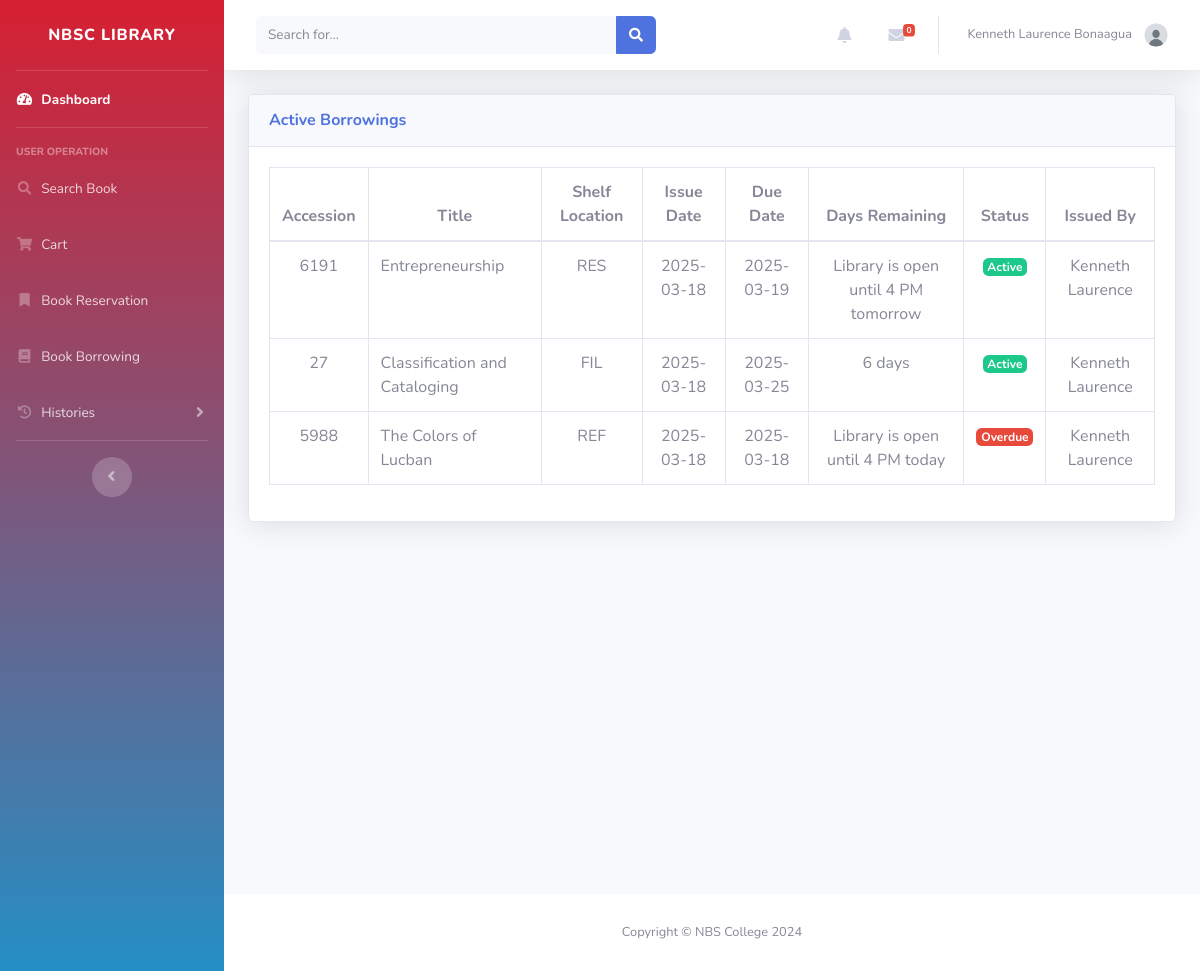
/User/book_borrowing.php (signed in), run on the app's committed database.
### tables this page shows
CREATE TABLE `borrowings` (
  `id` int(225) NOT NULL,
  `user_id` int(225) DEFAULT NULL,
  `book_id` int(225) DEFAULT NULL,
  `status` varchar(100) DEFAULT NULL,
  `issue_date` date DEFAULT NULL,
  `issued_by` int(11) DEFAULT NULL,
  `due_date` date DEFAULT NULL,
  `return_date` date DEFAULT NULL,
  `recieved_by` int(11) DEFAULT NULL,
  `report_date` date DEFAULT NULL,
  `replacement_date` date DEFAULT NULL,
  `reminder_sent` tinyint(4) DEFAULT NULL
);

CREATE TABLE `books` (
  `id` int(11) NOT NULL,
  `accession` int(11) NOT NULL,
  `title` varchar(100) DEFAULT NULL,
  `preferred_title` varchar(100) DEFAULT NULL,
  `parallel_title` varchar(100) DEFAULT NULL,
  `subject_category` varchar(100) DEFAULT NULL,
  `subject_detail` varchar(9999) DEFAULT NULL,
  `summary` varchar(1000) DEFAULT NULL,
  `contents` varchar(1000) DEFAULT NULL,
  `front_image` varchar(100) DEFAULT NULL,
  `back_image` varchar(100) DEFAULT NULL,
  `dimension` varchar(100) DEFAULT NULL,
  `series` varchar(100) DEFAULT NULL,
  `volume` varchar(100) DEFAULT NULL,
  `edition` varchar(100) DEFAULT NULL,
  `copy_number` int(225) DEFAULT NULL,
  `total_pages` varchar(100) DEFAULT NULL,
  `supplementary_contents` varchar(100) DEFAULT NULL,
  `ISBN` varchar(100) DEFAULT NULL,
  `content_type` varchar(100) DEFAULT NULL,
  `media_type` varchar(100) DEFAULT NULL,
  `carrier_type` varchar(100) DEFAULT NULL,
  `call_number` varchar(100) DEFAULT NULL,
  `URL` varchar(225) DEFAULT NULL,
  `language` varchar(100) DEFAULT NULL,
  `shelf_location` varchar(100) DEFAULT NULL,
  `entered_by` int(225) DEFAULT NULL,
  `date_added` date DEFAULT NULL,
  `status` varchar(100) DEFAULT NULL,
  `updated_by` int(11) DEFAULT NULL,
  `last_update` date DEFAULT NULL
);

### User/book_borrowing.php (the view, shortened to what this page needs)
<?php
include '../db.php';
$user_id = $_SESSION['user_id'];
$query = "SELECT b.id, bk.accession, bk.title, bk.shelf_location, b.issue_date, b.due_date, b.status,
                 a1.firstname AS issued_by_name, a2.firstname AS received_by_name
          FROM borrowings b
          JOIN books bk ON b.book_id = bk.id
          LEFT JOIN admins a1 ON b.issued_by = a1.id
          LEFT JOIN admins a2 ON b.recieved_by = a2.id
          WHERE b.user_id = ? AND b.status IN ('Active', 'Overdue')";
$stmt = $conn->prepare($query);
$stmt->bind_param('i', $user_id);
$stmt->execute();
$result = $stmt->get_result();
include 'inc/header.php';
?>
<head>
</head>
<div id="content" class="d-flex flex-column min-vh-100">
    <div class="container-fluid">
        <div class="card shadow mb-4">
            <div class="card-header py-3">
                <h6 class="m-0 font-weight-bold text-primary">Active Borrowings</h6>
            </div>
            <div class="card-body">
                <div class="table-responsive">
                    <table class="table table-bordered" id="dataTable" width="100%" cellspacing="0">
                        <thead>
                            <tr>
                                <th class="text-center">Accession</th>
                                <th class="text-center">Title</th>
                                <th class="text-center">Shelf Location</th>
                                <th class="text-center">Issue Date</th>
                                <th class="text-center">Due Date</th>
                                <th class="text-center">Days Remaining</th>
                                <th class="text-center">Status</th>
                                <th class="text-center">Issued By</th>
                            </tr>
                        </thead>
                        <tbody>
                            <?php if ($result && $result->num_rows > 0):
                                while ($row = $result->fetch_assoc()):
                                    $due_date = new DateTime($row['due_date']);
                                    $today = new DateTime();
                                    $days_remaining = $today->diff($due_date)->days;
                                    $is_overdue = $today > $due_date;
                                    $is_today = $today->format('Y-m-d') == $due_date->format('Y-m-d');
                                    $is_tomorrow = $today->modify('+1 day')->format('Y-m-d') == $due_date->format('Y-m-d');
                            ?>
                                <tr>
                                    <td class="text-center"><?php echo htmlspecialchars($row['accession']); ?></td>
                                    <td><?php echo htmlspecialchars($row['title']); ?></td>
                                    <td class="text-center"><?php echo htmlspecialchars($row['shelf_location']); ?></td>
                                    <td class="text-center"><?php echo date('Y-m-d', strtotime($row['issue_date'])); ?></td>
                                    <td class="text-center"><?php echo date('Y-m-d', strtotime($row['due_date'])); ?></td>
                                    <td class="text-center">
                                        <?php if ($is_today): ?>
                                            Library is open until 4 PM today
                                        <?php elseif ($is_tomorrow): ?>
                                            Library is open until 4 PM tomorrow
                                        <?php elseif ($is_overdue): ?>
                                            <span class="text-danger">Overdue by <?php echo $days_remaining; ?> day(s)</span>
                                        <?php else: ?>
                                            <?php echo $days_remaining; ?> days
                                        <?php endif; ?>
                                    </td>
                                    <td class="text-center">
                                        <?php if ($is_overdue): ?>
                                            <span class="badge badge-danger">Overdue</span>
                                        <?php else: ?>
                                            <span class="badge badge-success">Active</span>
                                        <?php endif; ?>
                                    </td>
                                    <td class="text-center"><?php echo htmlspecialchars($row['issued_by_name']); ?></td>
                                </tr>
                            <?php endwhile; ?>
                            <?php endif; ?>
                        </tbody>
                    </table>
                </div>
            </div>
        </div>
    </div>
</div>
<?php include 'inc/footer.php'; ?>

### user/inc/header.php (shortened to what this page needs)
<!DOCTYPE html>
<html lang="en">
<head>
    <link href="vendor/fontawesome-free/css/all.min.css" rel="stylesheet" type="text/css">
    <link href="inc/css/sb-admin-2.min.css" rel="stylesheet">
    <link href="inc/assets/DataTables/datatables.min.css" rel="stylesheet">
</head>
<body id="page-top">
    <div id="wrapper">
        <ul class="navbar-nav bg-gradient-primary sidebar sidebar-dark accordion" id="accordionSidebar">
            <a class="sidebar-brand d-flex align-items-center justify-content-center" href="dashboard.php">
                <div class="sidebar-brand-text mx-3">NBSC Library <sup></sup></div>
            </a>
            <hr class="sidebar-divider my-0">
            <li class="nav-item active">
                <a class="nav-link" href="dashboard.php">
                    <i class="fas fa-fw fa-tachometer-alt"></i>
                    <span>Dashboard</span></a>
            </li>
            <hr class="sidebar-divider">
            <div class="sidebar-heading">
                User Operation
            </div>
            <li class="nav-item">
                <a class="nav-link" href="searchbook.php">
                    <i class="fas fa-fw fa-search"></i>
                    <span>Search Book</span>
                </a>
            </li>
            <li class="nav-item">
                <a class="nav-link" href="cart.php">
                    <i class="fas fa-fw fa-shopping-cart"></i>
                    <span>Cart</span>
                </a>
            </li>
            <li class="nav-item">
                <a class="nav-link" href="book_reservations.php">
                    <i class="fas fa-fw fa-bookmark"></i>
                    <span>Book Reservation</span>
                </a>
            </li>
            <li class="nav-item">
                <a class="nav-link" href="book_borrowing.php">
                    <i class="fas fa-fw fa-book"></i>
                    <span>Book Borrowing</span>
                </a>
            </li>
            <li class="nav-item">
                <a class="nav-link collapsed" href="#" data-toggle="collapse" data-target="#collapseHistories"
                    aria-expanded="true" aria-controls="collapseHistories">
                    <i class="fas fa-fw fa-history"></i>
                    <span>Histories</span>
                </a>
            </li>
            <hr class="sidebar-divider d-none d-md-block">
            <div class="text-center d-none d-md-inline">
                <button class="rounded-circle border-0" id="sidebarToggle"></button>
            </div>
        </ul>
        <div id="content-wrapper" class="d-flex flex-column">
            <div id="content">
                <nav class="navbar navbar-expand navbar-light bg-white topbar mb-4 static-top shadow">
                    <form
                        class="d-none d-sm-inline-block form-inline mr-auto ml-md-3 my-2 my-md-0 mw-100 navbar-search">
                        <div class="input-group">
                            <input type="text" class="form-control bg-light border-0 small" placeholder="Search for..."
                                aria-label="Search" aria-describedby="basic-addon2">
                            <div class="input-group-append">
                                <button class="btn btn-primary" type="button">
                                    <i class="fas fa-search fa-sm"></i>
                                </button>
                            </div>
                        </div>
                    </form>
                    <ul class="navbar-nav ml-auto">
                        <li class="nav-item dropdown no-arrow mx-1">
                            <a class="nav-link dropdown-toggle" href="#" id="alertsDropdown" role="button"
                                data-toggle="dropdown" aria-haspopup="true" aria-expanded="false">
                                <i class="fas fa-bell fa-fw"></i>
                            </a>
                        </li>
                        <li class="nav-item dropdown no-arrow mx-1">
                            <a class="nav-link dropdown-toggle" href="#" id="messagesDropdown" role="button"
                                data-toggle="dropdown" aria-haspopup="true" aria-expanded="false">
                                <i class="fas fa-envelope fa-fw"></i>
                                <span class="badge badge-danger badge-counter" id="messageCount">0</span>
                            </a>
                        </li>
                        <li class="nav-item dropdown no-arrow">
                        <a class="nav-link dropdown-toggle" href="#" id="userDropdown" role="button"
                                data-toggle="dropdown" aria-haspopup="true" aria-expanded="false">
                                <span class="mr-2 d-none d-lg-inline text-gray-600 small">
                                    <?php
                                        if(isset($_SESSION['firstname']) && isset($_SESSION ['lastname'])) {
                                            echo $_SESSION['firstname'] . ' ' . $_SESSION['lastname'];
                                        } else {
                                            echo 'User';
                                        }
                                    ?>
                                </span>
                                <img class="img-profile rounded-circle"
                                    src="<?php echo isset($_SESSION['user_image']) && !empty($_SESSION['user_image']) ? $_SESSION['user_image'] : 'img/undraw_profile_1.svg'; ?>"
                                    alt="">
                                </a>
                            </li>
                    </ul>
                </nav>
            </div>
</body>
</html>

### user/inc/footer.php
<footer class="sticky-footer bg-white">
    <div class="container my-auto">
        <div class="copyright text-center my-auto">
            <span>Copyright &copy; NBS College 2024</span>
        </div>
    </div>
</footer>

### data on the page
borrowings: book.accession "6191", book.title "Entrepreneurship", book.shelf_location "RES", issue_date "2025-03-18", due_date "2025-03-19", shows "Library is open until 4 PM tomorrow", shows "Active", admins.firstname "Kenneth Laurence"
borrowings: book.accession "27", book.title "Classification and Cataloging", book.shelf_location "FIL", issue_date "2025-03-18", due_date "2025-03-25", shows "Active", admins.firstname "Kenneth Laurence"
borrowings: book.accession "5988", book.title "The Colors of Lucban", book.shelf_location "REF", issue_date "2025-03-18", due_date "2025-03-18", shows "Library is open until 4 PM today", shows "Overdue", admins.firstname "Kenneth Laurence"

### other printed values
$_SESSION['firstname'] "Kenneth Laurence"
$_SESSION['lastname'] "Bonaagua"
